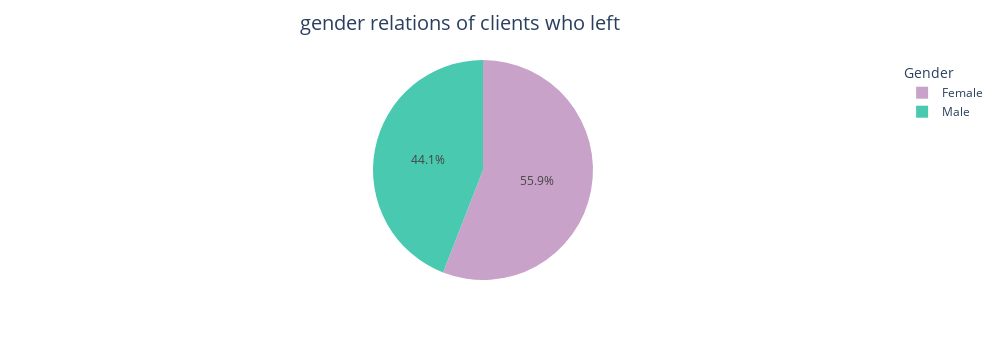

The notebook cell saved with this chart:
### Markdown cell above
взаимосвязь кредитного рейтинга клиента и его предполагаемой зарплаты не указывает на какие то существенные различия у обоих групп.
Можно отметить, что клиенты с самым низким рейтингом как раз находятся в группе покинувших банк. Но их количество недостаточно для влияния на общую картину.

### Code cell
genders_dif = clients_df[clients_df['Exited'] == 'Abandoned']['Gender'].value_counts()
fig = px.pie(data_frame = clients_df,
             values = genders_dif.to_numpy(),
             names = genders_dif.index,
             color_discrete_sequence=['#C8A2C8', '#48c9b0'],
             width = 1000
            )

fig.update_layout(
    title_text = 'gender relations of clients who left',
    title_x = 0.46,
    title_font_size = 20,
    showlegend = True,
    legend_title = 'Gender'
    )


fig.show()

### Figure 1 — Plotly figure (JSON) as saved in the notebook; plotly's stock layout.template omitted (floating-point values rounded to 4 significant figures)
{"data": [{"domain": {"x": [0, 1], "y": [0, 1]}, "hovertemplate": "label=%{label}<br>value=%{value}<extra></extra>", "labels": ["Female", "Male"], "legendgroup": "", "name": "", "showlegend": true, "type": "pie", "values": [1139, 898]}], "layout": {"height": 360, "legend": {"title": {"text": "Gender"}, "tracegroupgap": 0}, "margin": {"t": 60}, "piecolorway": ["#C8A2C8", "#48c9b0"], "showlegend": true, "title": {"font": {"size": 20}, "text": "gender relations of clients who left", "x": 0.46}, "width": 1000}}
